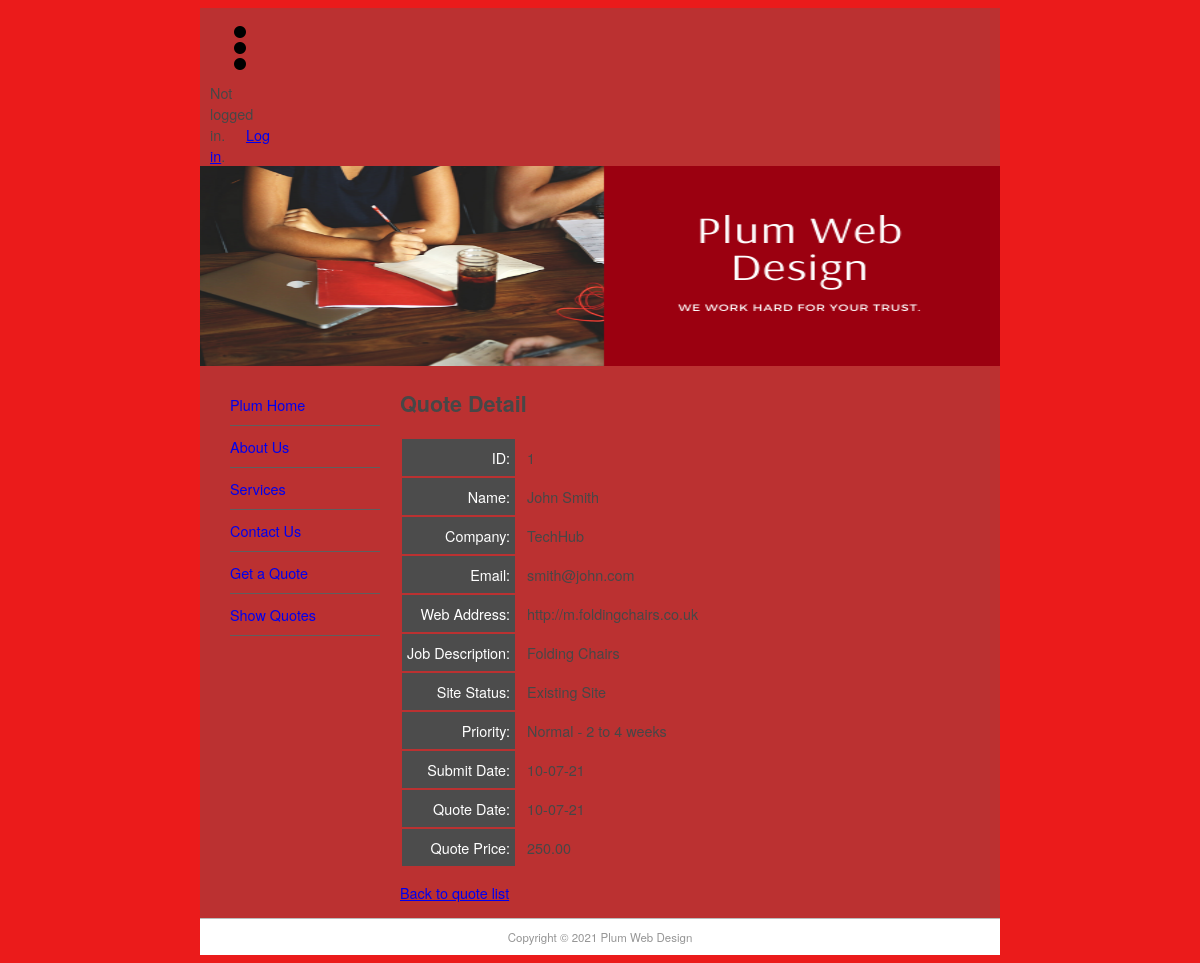
Before: /quote/show/1 with the older database file.
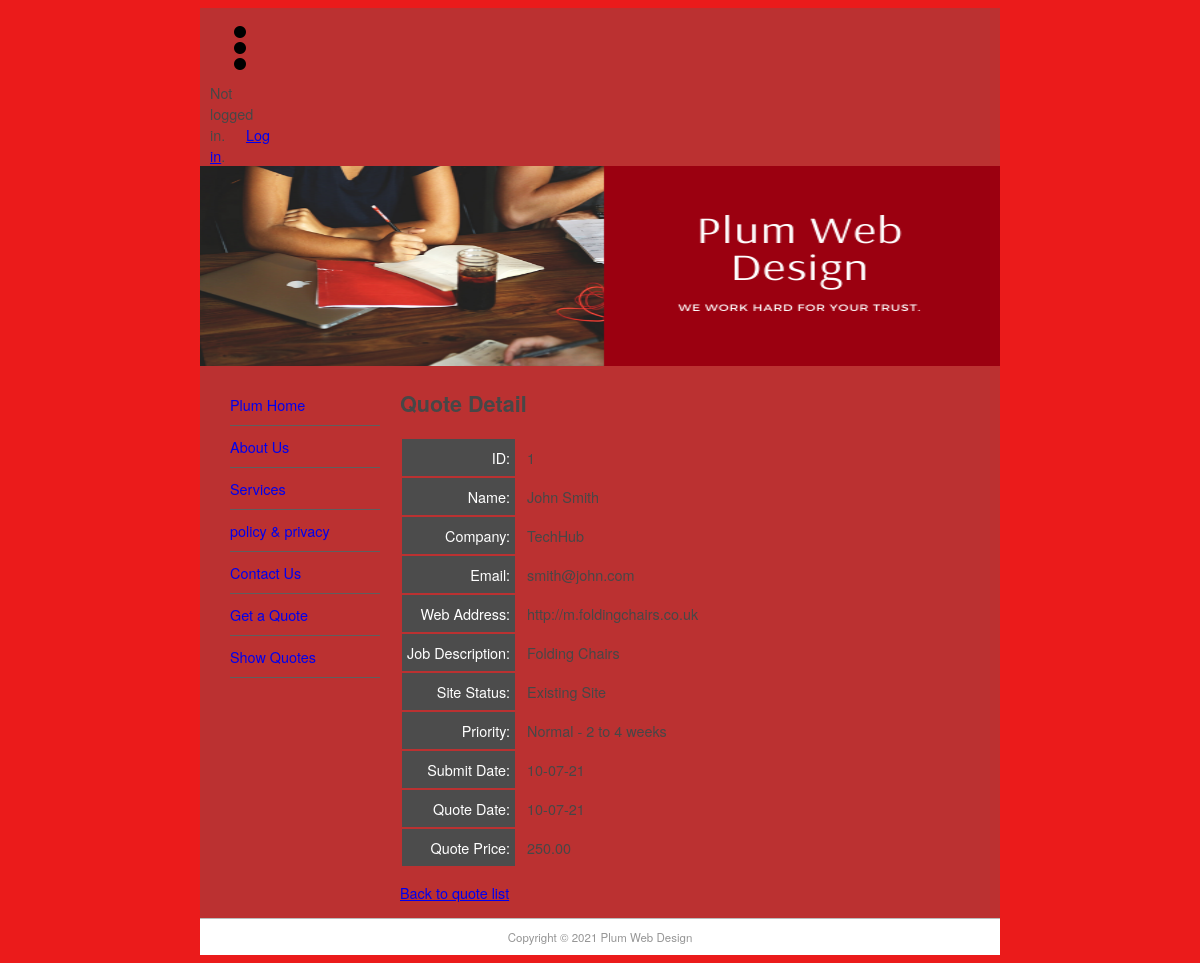
After: the same page with the newer database file.
### pages/models.py (models this page shows, shortened)
class Page(models.Model):
    title = models.CharField(max_length = 60)
    permalink = models.CharField(max_length = 60, unique = True)
    update_date = models.DateField('Last Updated')
    bodytext = models.TextField('Page Content', blank = True)

### quotes/views.py (the view)
# urls.py: path('show/<int:pk>', QuoteView.as_view(), name='quote-detail'),
class QuoteView(DetailView):
    model = Quote
    context_object_name = 'quote'
    def get_context_data(self, **kwargs):
        context = super(QuoteView, self).get_context_data(**kwargs)
        context['page_list'] = Page.objects.all()
        return context

### quotes/templates/quotes/quote_detail.html (shortened to what this page needs)
{% extends "quotes/quote.html" %}
{% block content %}
    <h1>
        Quote Detail
    </h1>
    <table class="quote">
        <tr>
            <td>ID:</td><td>{{quote.id}}</td>
        </tr>
        <tr>
            <td>Name:</td><td>{{quote.name}}</td>
        </tr>
        <tr>
            <td>Company:</td><td>{{quote.company}}</td>
        </tr>
        <tr>
            <td>Email:</td><td>{{quote.email}}</td>
        </tr>
        <tr>
            <td>Web Address:</td><td>{{quote.web}}</td>
        </tr>
        <tr>
            <td>Job Description:</td><td>{{quote.description}}</td>
        </tr>
        <tr>
            <td>Site Status:</td><td>{{ quote.get_sitestatus_display }}</td>
        </tr>
        <tr>
            <td>Priority:</td><td>{{ quote.get_priority_display }}</td>
        </tr>
        <tr>
            <td>Submit Date:</td><td>{{ quote.submitted|date:'m-d-y' }}</td>
        </tr>
        <tr>
            <td>Quote Date:</td><td>{{ quote.quotedate|date:'m-d-y'|default:"pending" }}</td>
        </tr>
        <tr>
            <td>Quote Price:</td><td>{{ quote.quoteprice|default:"--" }}</td>
        </tr>
    </table>
    <p>
        <a href="../show">Back to quote list</a>
    </p>
{% endblock content %}

### quotes/templates/quotes/quote.html (shortened to what this page needs)
{% extends "base.html" %}
{% block sidenav %}
    {% for page in page_list %}
        <li>
            <a href="{{ page.permalink }}">
                {{ page.title }}
            </a>
        </li>
    {% endfor %}
{% endblock sidenav %}

Changed rows visible on the page:
added Page: title "policy & privacy"
